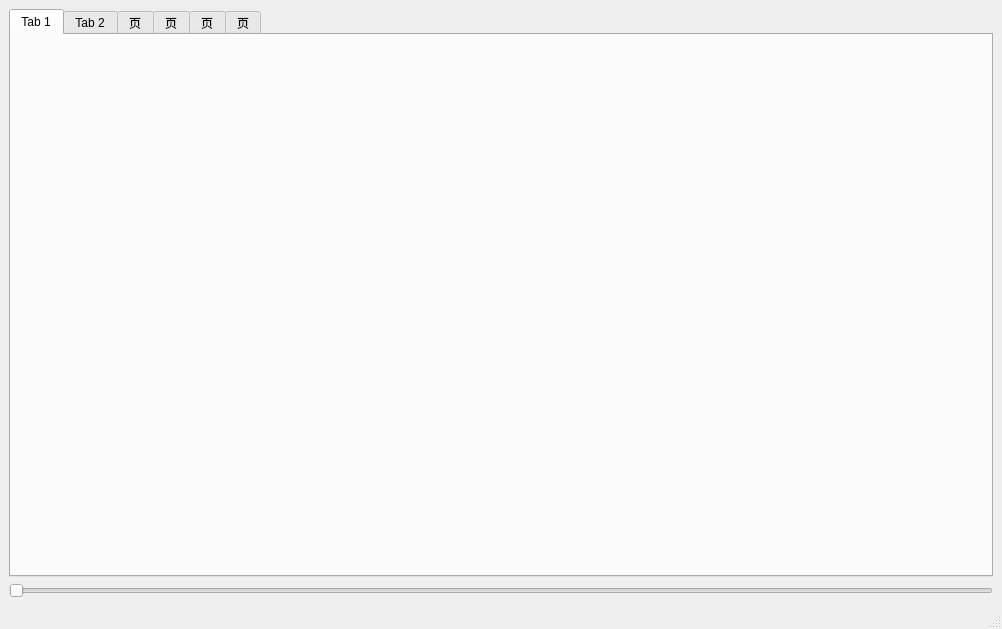
<?xml version="1.0" encoding="UTF-8"?>
<ui version="4.0">
 <class>MainWindow</class>
 <widget class="QMainWindow" name="MainWindow">
  <property name="geometry">
   <rect>
    <x>0</x>
    <y>0</y>
    <width>1002</width>
    <height>629</height>
   </rect>
  </property>
  <property name="windowTitle">
   <string>MainWindow</string>
  </property>
  <widget class="QWidget" name="centralwidget">
   <layout class="QVBoxLayout" name="verticalLayout">
    <item>
     <widget class="QTabWidget" name="tabWidget">
      <property name="currentIndex">
       <number>0</number>
      </property>
      <widget class="QWidget" name="tab">
       <attribute name="title">
        <string>Tab 1</string>
       </attribute>
       <layout class="QHBoxLayout" name="horizontalLayout_2">
        <item>
         <widget class="QQtCustomEffectProgressBar" name="w01" native="true"/>
        </item>
        <item>
         <widget class="QQtCustomEffectProgressBar" name="w0" native="true"/>
        </item>
        <item>
         <widget class="QQtCustomEffectProgressBar" name="w1" native="true"/>
        </item>
        <item>
         <widget class="QQtCustomEffectProgressBar" name="w2" native="true"/>
        </item>
       </layout>
      </widget>
      <widget class="QWidget" name="tab_2">
       <attribute name="title">
        <string>Tab 2</string>
       </attribute>
       <layout class="QHBoxLayout" name="horizontalLayout">
        <item>
         <widget class="QQtCustomEffectProgressBar" name="w5" native="true"/>
        </item>
        <item>
         <widget class="QQtCustomEffectProgressBar" name="w6" native="true"/>
        </item>
        <item>
         <widget class="QQtCustomEffectProgressBar" name="w3" native="true"/>
        </item>
        <item>
         <widget class="QQtCustomEffectProgressBar" name="w4" native="true"/>
        </item>
       </layout>
      </widget>
      <widget class="QWidget" name="tab_5">
       <attribute name="title">
        <string>页</string>
       </attribute>
       <layout class="QHBoxLayout" name="horizontalLayout_5">
        <item>
         <widget class="QQtCustomEffectProgressBar" name="w50" native="true"/>
        </item>
        <item>
         <widget class="QQtCustomEffectProgressBar" name="w51" native="true"/>
        </item>
        <item>
         <widget class="QQtCustomEffectProgressBar" name="w52" native="true"/>
        </item>
        <item>
         <widget class="QQtCustomEffectProgressBar" name="w53" native="true"/>
        </item>
       </layout>
      </widget>
      <widget class="QWidget" name="tab_4">
       <attribute name="title">
        <string>页</string>
       </attribute>
       <layout class="QHBoxLayout" name="horizontalLayout_4">
        <item>
         <widget class="QQtCustomEffectProgressBar" name="w40" native="true"/>
        </item>
        <item>
         <widget class="QQtCustomEffectProgressBar" name="w41" native="true"/>
        </item>
        <item>
         <widget class="QQtCustomEffectProgressBar" name="w42" native="true"/>
        </item>
        <item>
         <widget class="QQtCustomEffectProgressBar" name="w43" native="true"/>
        </item>
       </layout>
      </widget>
      <widget class="QWidget" name="tab_3">
       <attribute name="title">
        <string>页</string>
       </attribute>
       <layout class="QHBoxLayout" name="horizontalLayout_3">
        <item>
         <widget class="QQtCustomSpeedMeter" name="w7" native="true"/>
        </item>
        <item>
         <widget class="QQtCustomSpeedMeter" name="w8" native="true"/>
        </item>
       </layout>
      </widget>
      <widget class="QWidget" name="tab_6">
       <attribute name="title">
        <string>页</string>
       </attribute>
       <widget class="QQTProgressBar" name="w60" native="true">
        <property name="geometry">
         <rect>
          <x>20</x>
          <y>20</y>
          <width>491</width>
          <height>41</height>
         </rect>
        </property>
       </widget>
      </widget>
     </widget>
    </item>
    <item>
     <widget class="QSlider" name="hs0">
      <property name="orientation">
       <enum>Qt::Horizontal</enum>
      </property>
     </widget>
    </item>
   </layout>
  </widget>
  <widget class="QMenuBar" name="menubar">
   <property name="geometry">
    <rect>
     <x>0</x>
     <y>0</y>
     <width>1002</width>
     <height>22</height>
    </rect>
   </property>
  </widget>
  <widget class="QStatusBar" name="statusbar"/>
 </widget>
 <customwidgets>
  <customwidget>
   <class>QQtCustomSpeedMeter</class>
   <extends>QWidget</extends>
   <header location="global">qqtcustomspeedmeter.h</header>
   <container>1</container>
  </customwidget>
  <customwidget>
   <class>QQtCustomEffectProgressBar</class>
   <extends>QWidget</extends>
   <header location="global">qqtcustomeffectprogressbar.h</header>
   <container>1</container>
  </customwidget>
  <customwidget>
   <class>QQTProgressBar</class>
   <extends>QWidget</extends>
   <header location="global">qqtprogressbar.h</header>
   <container>1</container>
  </customwidget>
 </customwidgets>
 <resources/>
 <connections/>
</ui>
